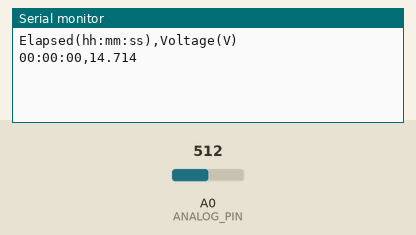
Bench run of a sketch on a simulated Arduino Uno, built with avr-gcc and run on an emulated ATmega328P. Shown: the last lines printed to the serial monitor. Inputs (shaded band) come from the test bench; at power-on: A0 (ANALOG_PIN) = 512. Storage starts empty.

Above: at 1.2 s.
1.3 s: A0 (ANALOG_PIN) set to 716
At 2.0 s:
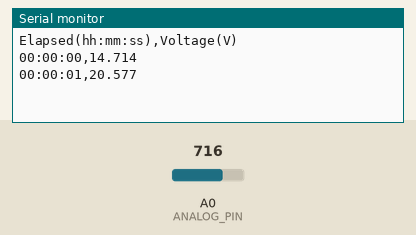
2.8 s: A0 (ANALOG_PIN) set to 900
At 4.3 s:
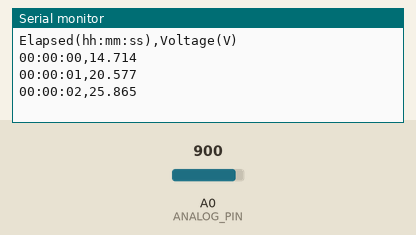

Measured:
- after the input at 1.3 s, the serial monitor: prints a new line at once (image 1)
- after the input at 2.8 s, the serial monitor: prints a new line at once (image 2)

The sketch:

readVoltage_SDCard.ino
```cpp
// readVoltage_SDCard.ino
// Change-triggered voltage logger for the VAWT test rig (Arduino Uno + SD module).
// Logging behaviour:
//   - 10 k / 2 k divider on A0 scales up to ~29 V into the 5 V ADC range
//   - a sample is written only when the voltage moves by more than THRESHOLD_V
//   - a zero "heartbeat" row is written every 10 min so a flat line can be told
//     apart from a dead logger
//   - a new voltN.csv is created at every power-up
//   - no RTC: timestamps are elapsed time (hh:mm:ss) since power-up
// Wiring: SD module CS on D10 (SPI on D11/D12/D13), divider midpoint on A0.

#include <SPI.h>
#include <SD.h>

const uint8_t  CS_PIN     = 10;
const uint8_t  ANALOG_PIN = A0;
const float    R1 = 10000.0f;          // upper divider resistor (ohm)
const float    R2 = 2000.0f;           // lower divider resistor (ohm)
const float    ADC_REF_V = 4.9f;       // measured 5 V rail of the rig; adjust per board
const float    THRESHOLD_V = 0.0005f;  // minimum change to log
const unsigned long HEARTBEAT_MS = 600000UL;

char filename[16];
float prevVoltage = 0.0f;
unsigned long lastLogMs = 0;

float readVoltage() {
  const int raw = analogRead(ANALOG_PIN);
  return raw * (ADC_REF_V / 1023.0f) * ((R1 + R2) / R2);
}

void formatElapsed(unsigned long ms, char *out, size_t n) {
  const unsigned long s = ms / 1000UL;
  snprintf(out, n, "%02lu:%02lu:%02lu", s / 3600UL, (s / 60UL) % 60UL, s % 60UL);
}

bool appendRow(const char *line) {
  File f = SD.open(filename, FILE_WRITE);
  if (!f) { Serial.println(F("SD open failed")); return false; }
  f.println(line);
  f.close();
  Serial.println(line);
  return true;
}

void logRow(unsigned long now, float v) {
  char t[12], row[40], num[12];
  formatElapsed(now, t, sizeof t);
  dtostrf(v, 1, 3, num);
  snprintf(row, sizeof row, "%s,%s", t, num);
  if (appendRow(row)) lastLogMs = now;
}

void setup() {
  Serial.begin(9600);
  pinMode(CS_PIN, OUTPUT);
  if (!SD.begin(CS_PIN)) { Serial.println(F("SD init failed")); while (true) {} }
  for (int i = 1; i < 10000; i++) {
    snprintf(filename, sizeof filename, "volt%d.csv", i);   // 8.3 names: SD library limit
    if (!SD.exists(filename)) break;
  }
  appendRow("Elapsed(hh:mm:ss),Voltage(V)");
}

void loop() {
  const unsigned long now = millis();
  const float v = readVoltage();
  if (fabsf(v - prevVoltage) > THRESHOLD_V) {
    logRow(now, v);
    prevVoltage = v;
  } else if (now - lastLogMs >= HEARTBEAT_MS) {
    logRow(now, 0.0f);
  }
}
```
